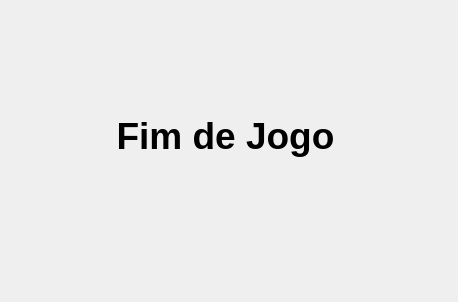
<?xml version="1.0" encoding="UTF-8"?>
<ui version="4.0">
 <class>Form</class>
 <widget class="QWidget" name="Form">
  <property name="geometry">
   <rect>
    <x>0</x>
    <y>0</y>
    <width>458</width>
    <height>302</height>
   </rect>
  </property>
  <property name="windowTitle">
   <string>Form</string>
  </property>
  <widget class="QLabel" name="label">
   <property name="geometry">
    <rect>
     <x>40</x>
     <y>30</y>
     <width>371</width>
     <height>211</height>
    </rect>
   </property>
   <property name="font">
    <font>
     <pointsize>28</pointsize>
     <weight>75</weight>
     <bold>true</bold>
    </font>
   </property>
   <property name="text">
    <string>Fim de Jogo</string>
   </property>
   <property name="alignment">
    <set>Qt::AlignCenter</set>
   </property>
  </widget>
 </widget>
 <resources/>
 <connections/>
</ui>
